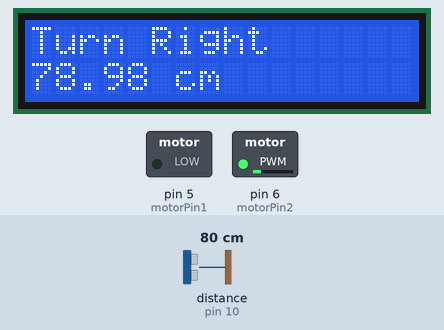
The sketch below on a simulated Arduino Uno, built with avr-gcc and run on an emulated ATmega328P. Parts: 16×2 character LCD, switched loads named in the sketch (green lamp = pin HIGH). Wiring (inferred from the names in the program): ultrasonic range finder: trigger pin 9; echo pin 10. Inputs (shaded band) come from the test bench; at power-on: distance to the obstacle (sensor on pin 10) 80 cm. The echo pulse lasts 58.3 µs per cm; pins used as bus, display or sensor lines are not drawn.

Above: at 1.2 s.
1.3 s: distance to the obstacle (sensor on pin 10) set to 22 cm
At 2.5 s:
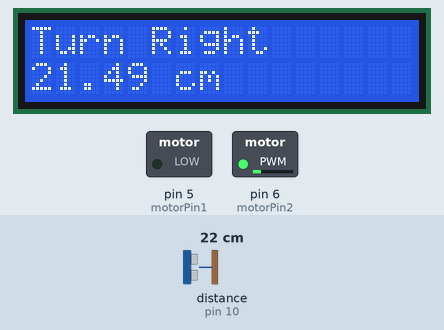
3.2 s: distance to the obstacle (sensor on pin 10) set to 18 cm
At 4.1 s:
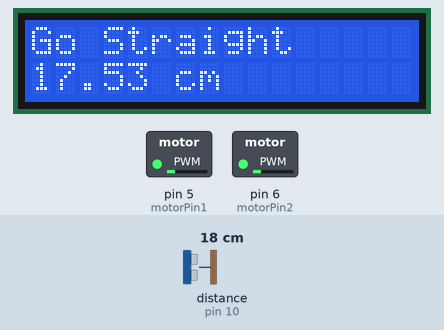
4.8 s: distance to the obstacle (sensor on pin 10) set to 12 cm
At 5.7 s:
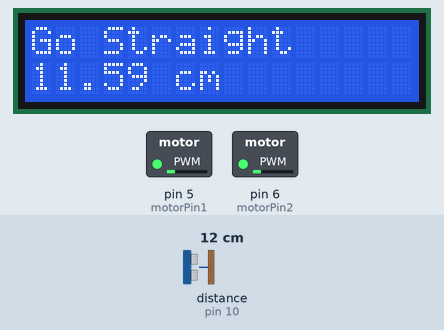
6.4 s: distance to the obstacle (sensor on pin 10) set to 9 cm
At 8.1 s:
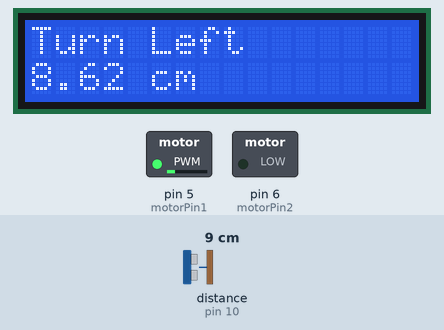
Timing chart, 0 to 9.6 s (numbered marks = the images above; inputs shaded):
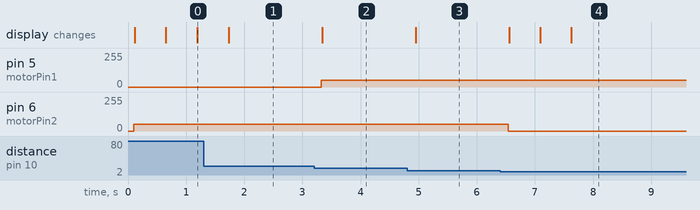

The sketch:

Unit5_Program.ino
```cpp
#include <LiquidCrystal_I2C.h>

const int trigPin = 9;    // Pin trigger sensor HC-SR04
const int echoPin = 10;   // Pin echo sensor HC-SR04
const int motorPin1 = 5;  // Pin motor DC 1
const int motorPin2 = 6;  // Pin motor DC 2

LiquidCrystal_I2C lcd(0x27, 16, 2); // Alamat I2C dan ukuran LCD LM015L

void setup()
{
  Serial.begin(9600);
  pinMode(trigPin, OUTPUT);
  pinMode(echoPin, INPUT);
  pinMode(motorPin1, OUTPUT);
  pinMode(motorPin2, OUTPUT);

  lcd.begin(16, 2); // Inisialisasi LCD
  lcd.print("Distance: ");
}

void loop()
{
  // Baca jarak dari sensor HC-SR04
  float distance = getDistance();
  // Tampilkan jarak di LCD
  lcd.setCursor(0, 1);
  lcd.print("            "); // Hapus teks sebelumnya
  lcd.setCursor(0, 1);
  lcd.print(distance);
  lcd.print(" cm");
  // Kontrol motor DC berdasarkan jarak
  controlMotor(distance);
  delay(500);
}

float getDistance()
{
  digitalWrite(trigPin, LOW);
  delayMicroseconds(2);
  digitalWrite(trigPin, HIGH);
  delayMicroseconds(10);
  digitalWrite(trigPin, LOW);

  unsigned long duration = pulseIn(echoPin, HIGH);
  float distance = duration * 0.034 / 2;
  return distance;
}

void controlMotor(float distance)
{
  int motorSpeed = map(distance, 5, 20, 255, 0); // Map jarak ke kecepatan motor
  motorSpeed = constrain(motorSpeed, 0, 255); // Batasi kecepatan antara 0 dan 255

  if (distance < 10)
  {
    // Belok ke kiri jika jarak kurang dari 10 cm
    analogWrite(motorPin1, 50);
    analogWrite(motorPin2, 0);
    lcd.setCursor(0, 0);
    lcd.print("Turn Left      ");
  }
  else if (distance > 20)
  {
    // Belok ke kanan jika jarak lebih dari 20 cm
    analogWrite(motorPin1, 0);
    analogWrite(motorPin2, 50);
    lcd.setCursor(0, 0);
    lcd.print("Turn Right     ");
  }
  else if (distance < 5)
  {
      // Berhenti jika jarak kurang dari 5 cm
    analogWrite(motorPin1, 0);
    analogWrite(motorPin2, 0);
    lcd.setCursor(0, 0);
    lcd.print("STOP    ");
  }
  else
  {
     // Jalan lurus jika jarak antara 10 cm dan 20 cm
    analogWrite(motorPin1, 50);
    analogWrite(motorPin2, 50);
    lcd.setCursor(0, 0);
    lcd.print("Go Straight    ");
  }
}
```

Measured:
- the behaviour switches between 21 and 20 cm on distance to the obstacle (sensor on pin 10) (found by bisection; images 1 and 2)
- the behaviour switches between 11 and 10 cm on distance to the obstacle (sensor on pin 10) (found by bisection; images 3 and 4)
- after the input at 1.3 s, the display: changes after 0.43 s (image 1)
- after the input at 3.2 s, pin 5 (motorPin1): 0/255 → 50/255 after 0.13 s; the display: changes after 0.14 s (image 2)
- after the input at 4.8 s, the display: changes after 0.15 s (image 3)
- after the input at 6.4 s, pin 6 (motorPin2): 50/255 → 0/255 after 0.14 s; the display: changes after 0.16 s (image 4)
